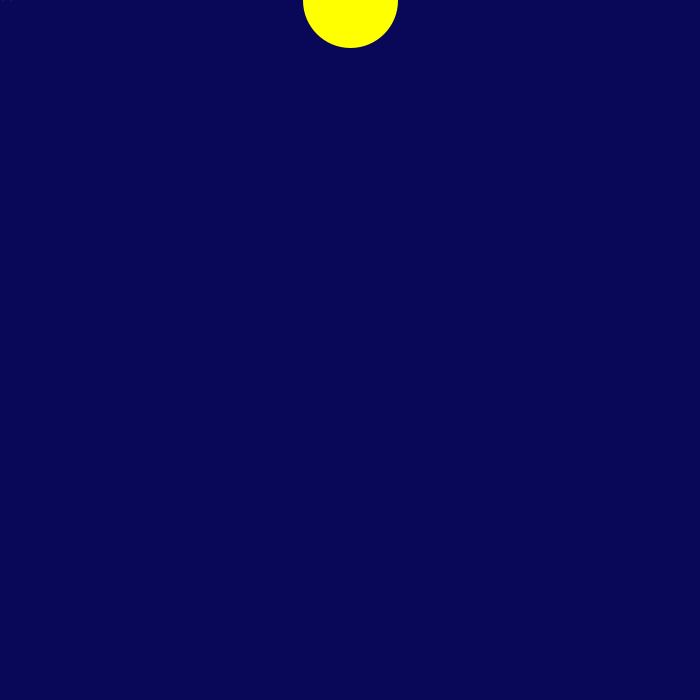
Frame 1 (no input)
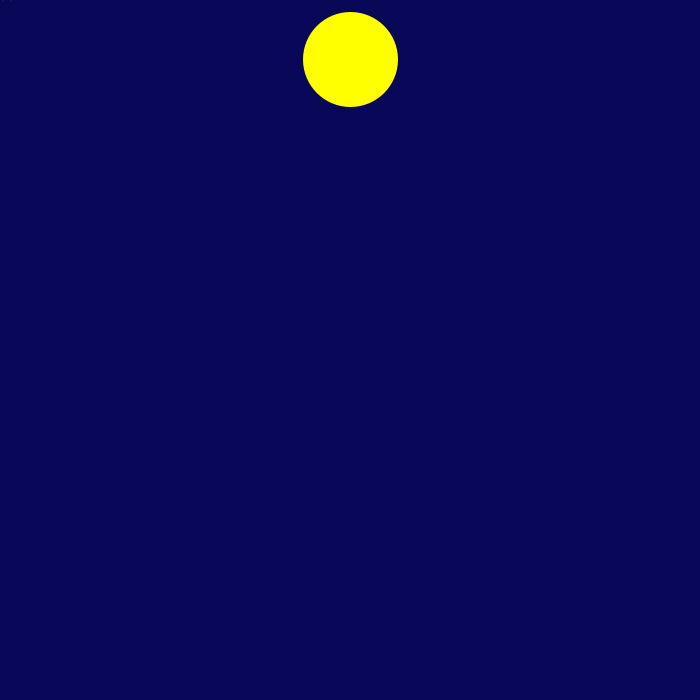
Frame 60 (the mouse pressed at the canvas centre just before this capture)
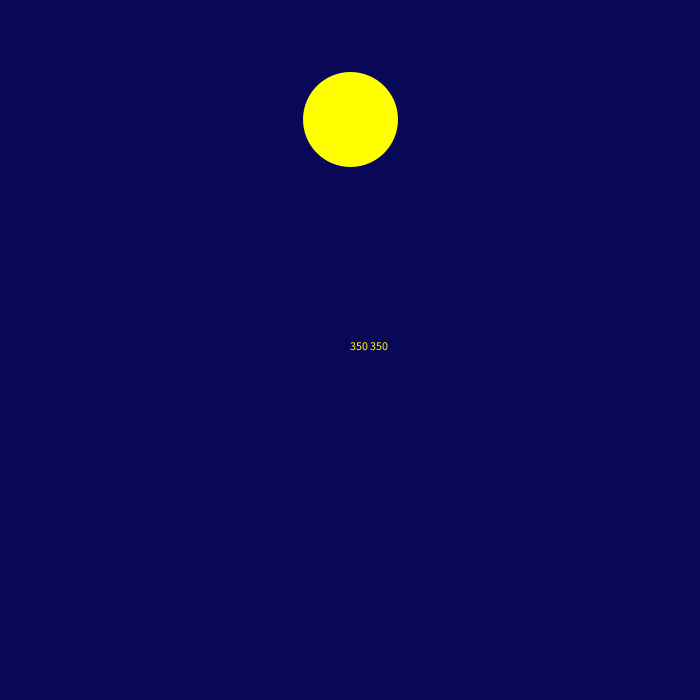
Frame 120 (the mouse held since frame 60 and released just before this capture)

The Processing sketch that drew these frames (run headless with seeded random() and noise(); from frame 60 on, the mouse is pressed at the canvas centre):

// Processing sketch: processing_173806
// ── processing_173806.pde


float x, y;

void setup()
{
size(700, 700);
background(255);
strokeWeight(5);
x=width/2;
y=0;
stroke(#090758);
fill(255, 255, 0, 255);
}

void draw()
{
background(#090758);
text(mouseX+" "+mouseY, mouseX, mouseY);
ellipse(x, y, 100, 100 );
//triangle(x, y, 0, 0, random(500), random(500));
y= y+ 1;
if((width<x)||(height<y))
{
x=350;
y=0;
stroke(255);
fill(255);
}
}
